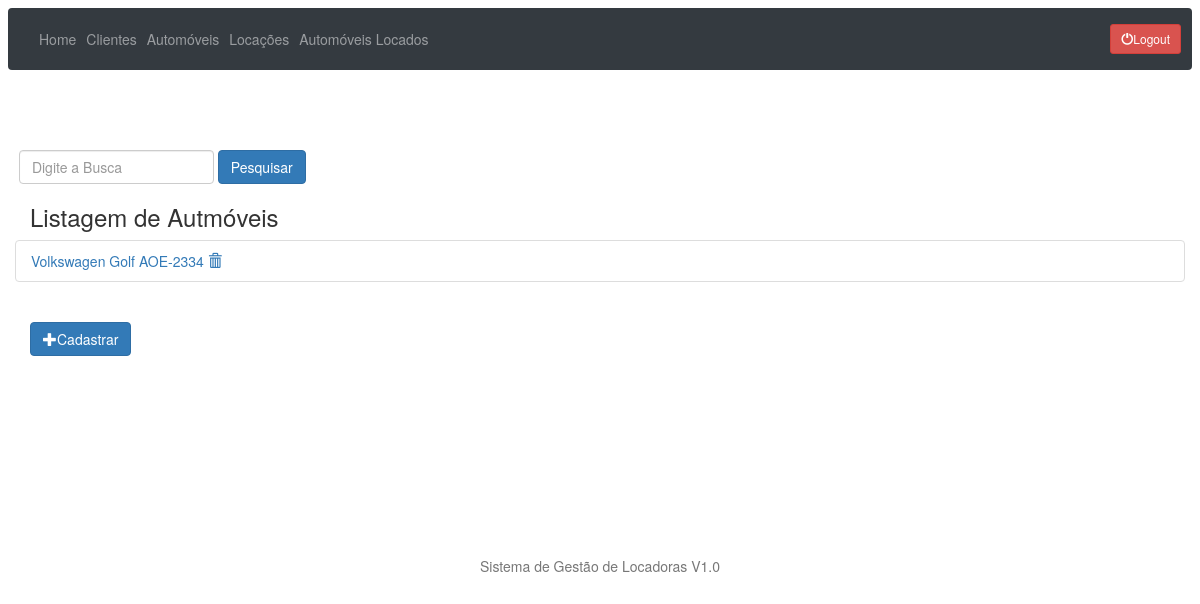
Before: /automoveis/list/ (signed in) with the older database file.
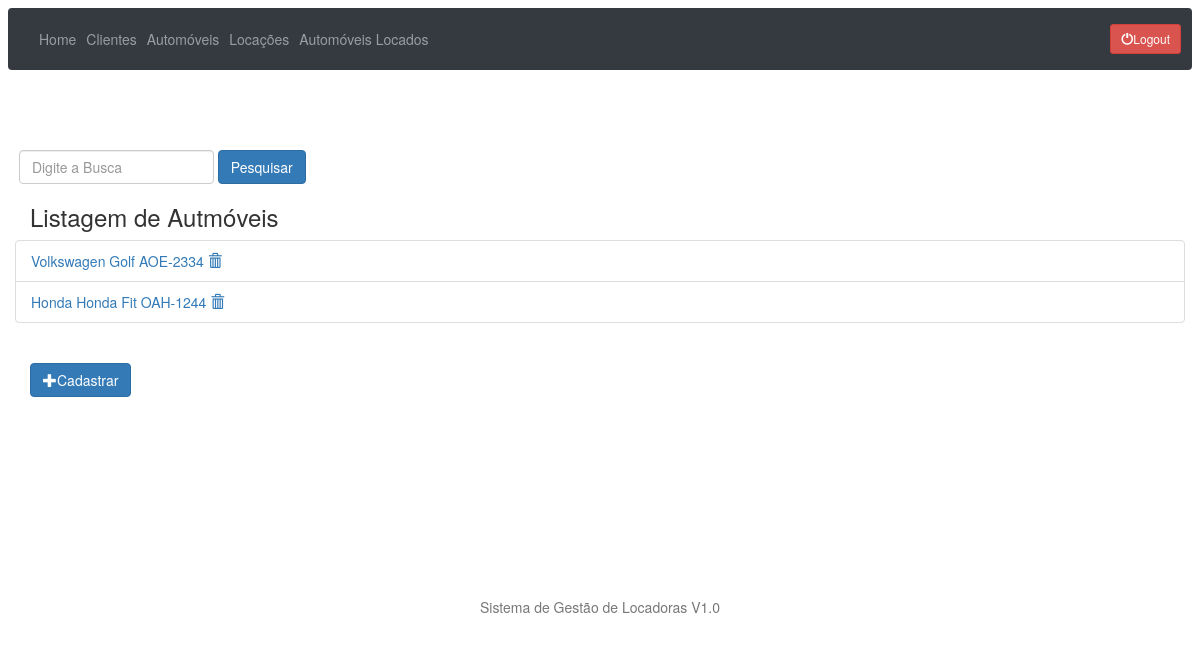
After: the same page with the newer database file.
### automoveis/models.py (models this page shows, shortened)
class Automovel(models.Model):
    marca = models.CharField(max_length=30)
    modelo = models.CharField(max_length=30)
    placa = models.CharField(max_length=30)
    foto = models.ImageField(upload_to='automoveis_fotos', null=True, blank=True)
    alugado = models.BooleanField(default=False)

### automoveis/views.py (the view)
# urls.py: path('list/', automoveis_list, name='automovel_list'),
@login_required()
def automoveis_list(request):
    termo_busca = request.GET.get('pesquisa', None)
    if termo_busca:
        automoveis =Automovel.objects.all()
        automoveis = Automovel.objects.filter(placa=termo_busca)
        automoveis = Automovel.objects.filter(modelo=termo_busca)
        automoveis = Automovel.objects.filter(marca=termo_busca)
    else:
        automoveis = Automovel.objects.all()
    return render(request, 'automovel.html', {'automoveis': automoveis})

### automoveis/templates/automovel.html (shortened to what this page needs)
{% extends 'base.html' %}
{% block main %}
    <div class="row">
        <div class="col-12">
            <form class="form-inline">
                <div class="form-group mx-sm-3 mb-2">
                    <input type="text" class="form-control" id="pesquisa" name="pesquisa" placeholder="Digite a Busca">
                </div>
                <button type="submit" class="btn btn-primary mb-2">Pesquisar</button>
            </form>
        </div>
    </div>
    <h3>Listagem de Autmóveis</h3>
    <div class="row">
        <ul class="list-group">
            {% for automovel in automoveis %}
                <li class="list-group-item">
                    <a href="{% url 'automovel_update' automovel.id %}"> {{ automovel.marca }} {{ automovel.modelo }} {{ automovel.placa }}</a>
                    <a href="{% url 'automovel_delete' automovel.id %}" title="Excluir">
                        <span class="glyphicon glyphicon-trash"></span>
                    </a>
                </li>
            {% endfor %}
        </ul>
    </div>
    <div class="row1">
        <a type="button" class="btn btn-primary" href="{% url 'automovel_new' %}"> <span
                class="glyphicon glyphicon-plus"></span>Cadastrar</a>
    </div>
{% endblock %}

### templates/base.html (shortened to what this page needs)
{% load static %}
<!doctype html>
<html lang="pt">
<head>{% block header %}
    <link rel="stylesheet" href="{% static 'css/stick-footer-navbar.css' %}">
    <link rel="stylesheet" href="{% static 'css/style.css' %}">
    <nav class="navbar navbar-expand-md navbar-dark fixed-top bg-dark">
        <div class="collapse navbar-collapse" id="navbarCollapse">
            <ul class="navbar-nav mr-auto">
                <li class="nav-item">
                    <a class="nav-link" href="{% url 'home' %}">Home</a>
                </li>
                <li class="nav-item">
                    <a class="nav-link" href="{% url 'cliente_list' %}">Clientes</a>
                </li>
                <li class="nav-item">
                    <a class="nav-link" href="{% url 'automovel_list' %}">Automóveis</a>
                </li>
                <li class="nav-item">
                    <a class="nav-link" href="{% url 'locacoes_list' %}">Locações</a>
                </li>
                 <li class="nav-item">
                    <a class="nav-link" href="{% url 'automoveis_locados' %}">Automóveis Locados</a>
                </li>
            </ul>
            {% if user.is_authenticated %}
                <a id="logout" type="button" href="{% url 'logout' %}" class="btn btn-danger btn-sm"><span
                        class="glyphicon glyphicon-off"></span>Logout</a>
            {% else %}
                <a id="login" type="button" class="btn btn-info" href="{% url 'login' %}">Login In</a>
            {% endif %}
        </div>
    </nav>
{% endblock %}</head>
<body>
<div class="container">
    {% block main %}
    {% endblock %}
</div>
</body>
<footer class="my-5 pt-5 text-muted text-center text-small">
    <div class="container">
        <span class="text-muted">Sistema de Gestão de Locadoras V1.0</span>
    </div>
</footer>
</html>

### statics/css/stick-footer-navbar.css (style rules this page uses)
html { position: relative; min-height: 100%; }
body { margin-bottom: 60px; }
body > .container { padding: 60px 15px 0; }

Changed rows visible on the page:
added Automovel: marca "Honda", modelo "Honda Fit", placa "OAH-1244"
